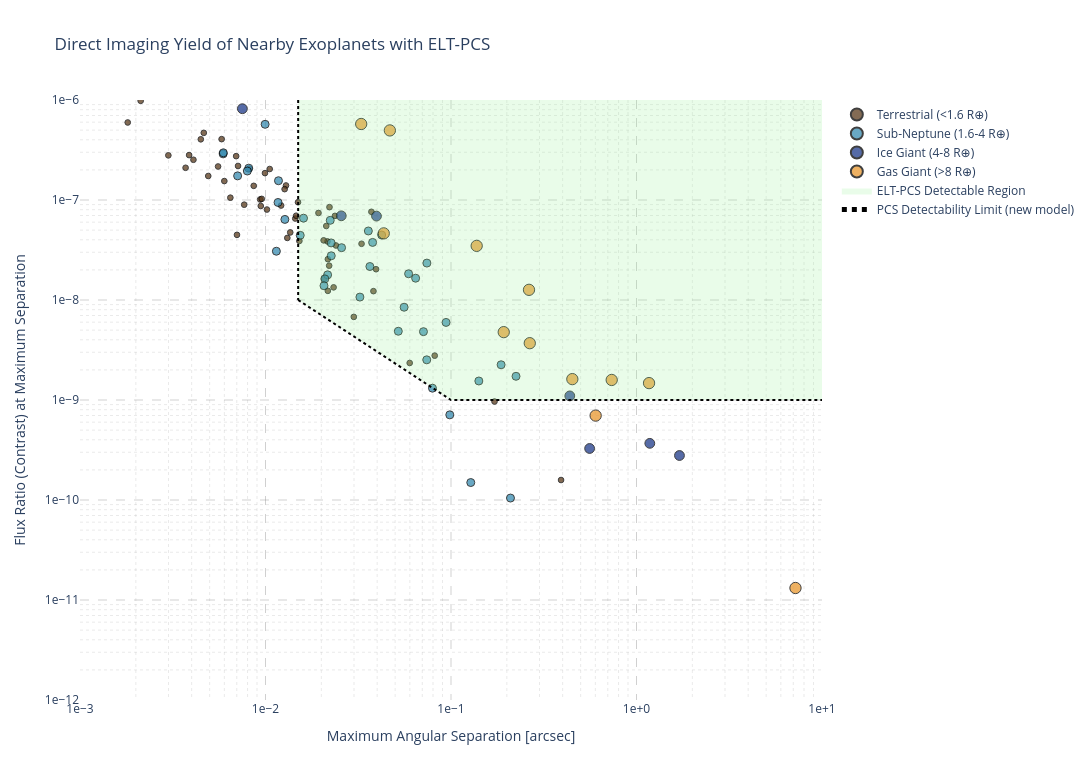

Notebook source saved alongside this figure:
### Markdown cell above
## Interactive Figure Construction

This cell builds the interactive Plotly figure from the processed dataframe and overlays the ELT-PCS detectability boundary and detectable region.

### Code cell
color_map = {
    CATEGORY_LABEL[key]: style['color']
    for key, style in CATEGORY_STYLE.items()
    if key != 'Unknown'
}

category_order = [
    CATEGORY_LABEL['Terrestrial'],
    CATEGORY_LABEL['Sub-Neptune'],
    CATEGORY_LABEL['Ice Giant'],
    CATEGORY_LABEL['Gas Giant'],
]

fig = px.scatter(
    plot_df,
    x='max_sep_arcsec',
    y='contrast_at_max_sep',
    color='radius_category',
    color_discrete_map=color_map,
    category_orders={'radius_category': category_order},
    size='plot_marker_size',
    size_max=max(v['size'] for v in CATEGORY_STYLE.values()),
    hover_name='planet_label',
    custom_data=['status_hover_html', 'type_hover_html', 'hz_hover_html', 'mass_earth_used', 'radius_earth_used', DISTANCE_COLUMN],
    labels={
        'max_sep_arcsec': 'Maximum Angular Separation [arcsec]',
        'contrast_at_max_sep': 'Flux Ratio (Contrast) at Maximum Separation',
    },
    title='Direct Imaging Yield of Nearby Exoplanets with ELT-PCS',
)

fig.update_traces(
    marker=dict(line=dict(width=1, color='black'), opacity=0.75),
    hovertemplate=(
        "<b>%{hovertext}</b><br>"
        "Status: %{customdata[0]}<br>"
        "Planet type: %{customdata[1]}<br>"
        "HZ zone: %{customdata[2]}<br>"
        "Mass [M⊕]: %{customdata[3]:.3f}<br>"
        "Radius [R⊕]: %{customdata[4]:.3f}<br>"
        "Distance [pc]: %{customdata[5]:.3f}<extra></extra>"
    ),
)

# Detectability boundary: linear in log-log between
# (PCS_IWA_ARCSEC, 1e-8) and (1e-1, 1e-9), then flat at 1e-9.
x_left = np.logspace(np.log10(PCS_IWA_ARCSEC), np.log10(DETECT_X_BREAK), 160)
log_m = (np.log10(DETECT_Y_AT_BREAK) - np.log10(DETECT_Y_AT_IWA)) / (np.log10(DETECT_X_BREAK) - np.log10(PCS_IWA_ARCSEC))
log_b = np.log10(DETECT_Y_AT_IWA) - log_m * np.log10(PCS_IWA_ARCSEC)
y_left = 10 ** (log_m * np.log10(x_left) + log_b)

x_right = np.logspace(np.log10(DETECT_X_BREAK), 1, 160)
y_right = np.full_like(x_right, DETECT_Y_AT_BREAK)

x_limit = np.concatenate([x_left, x_right[1:]])
y_limit = np.concatenate([y_left, y_right[1:]])

# Shaded detectable region (above the boundary)
fig.add_scatter(
    x=np.concatenate([x_limit, [10, PCS_IWA_ARCSEC]]),
    y=np.concatenate([y_limit, [1e-6, 1e-6]]),
    mode='lines',
    line=dict(width=0),
    fill='toself',
    fillcolor='rgba(144, 238, 144, 0.20)',
    name='ELT-PCS Detectable Region',
    hoverinfo='skip',
)

# Full detectability boundary including left vertical segment
fig.add_scatter(
    x=[PCS_IWA_ARCSEC, PCS_IWA_ARCSEC],
    y=[1e-6, DETECT_Y_AT_IWA],
    mode='lines',
    line=dict(color='black', width=2, dash='dot'),
    showlegend=False,
    hoverinfo='skip',
)

fig.add_scatter(
    x=x_limit,
    y=y_limit,
    mode='lines',
    line=dict(color='black', width=2, dash='dot'),
    name='PCS Detectability Limit (new model)',
)

fig.update_xaxes(
    type='log',
    autorange=False,
    range=[-3, 1],
    dtick=1,
    tickformat='.0e',
    showgrid=True,
    gridcolor='rgba(120, 120, 120, 0.35)',
    griddash='dash',
    minor=dict(showgrid=True, dtick='D1', gridcolor='rgba(160, 160, 160, 0.22)', griddash='dot'),
)

fig.update_yaxes(
    type='log',
    autorange=False,
    range=[-12, -6],
    dtick=1,
    tickformat='.0e',
    showgrid=True,
    gridcolor='rgba(120, 120, 120, 0.35)',
    griddash='dash',
    minor=dict(showgrid=True, dtick='D1', gridcolor='rgba(160, 160, 160, 0.22)', griddash='dot'),
)

fig.update_layout(
    template='plotly_white',
    plot_bgcolor='white',
    legend_title_text='',
    width=1100,
    height=780,
    hoverlabel=dict(bgcolor='black', bordercolor='black', font=dict(color='white')),
)

fig.show()

### Figure 1 — Plotly figure (JSON) as saved in the notebook; plotly's stock layout.template omitted (floating-point values rounded to 4 significant figures; data arrays with more than 128 entries replaced by an {"elided": "..."} marker saying what was removed)
{"data": [{"customdata": {"elided": "59x6 mixed values"}, "hovertemplate": "<b>%{hovertext}</b><br>Status: %{customdata[0]}<br>Planet type: %{customdata[1]}<br>HZ zone: %{customdata[2]}<br>Mass [M⊕]: %{customdata[3]:.3f}<br>Radius [R⊕]: %{customdata[4]:.3f}<br>Distance [pc]: %{customdata[5]:.3f}<extra></extra>", "hovertext": ["82 Eri b", "82 Eri c", "Barnard's star b", "Barnard's star c", "Barnard's star d", "Barnard's star e", "CD Cet b", "G 192-15 b", "G 268-110 b", "GJ 1002 b", "GJ 1002 c", "GJ 1061 b", "GJ 1061 c", "GJ 1061 d", "GJ 15 A b", "GJ 251 b", "GJ 357 b", "GJ 357 c", "GJ 367 b", "GJ 393 b", "GJ 3988 b", "GJ 4274 b", "GJ 486 b", "GJ 581 e", "GJ 625 b", "GJ 667 C e", "GJ 667 C f", "GJ 887 b", "Gl 725 A b", "Gl 725 B c", "HD 219134 c", "HD 260655 b", "HD 260655 c", "Lalande 21185 b", "LTT 1445 Ab", "LTT 1445 Ac", "LTT 1445 Ad", "Luyten's Star b", "Luyten's Star c", "Proxima Centauri b", "Proxima Centauri d", "Ross 128 b", "tau Cet e", "tau Cet f", "tau Cet g", "tau Cet h", "Teegarden's b", "Teegarden's c", "Teegarden's d", "Wolf 1061 b", "Wolf 1061 c", "Wolf 1069 b", "YZ Cet b", "YZ Cet c", "YZ Cet d", "GJ 3323 b", "GJ 3323 c", "Gl 725 B b", "GJ 887 e"], "legendgroup": "Terrestrial (<1.6 R⊕)", "marker": {"color": "#5a3a1b", "line": {"color": "black", "width": 1}, "opacity": 0.75, "size": [2, 2, 2, 2, 2, 2, 2, 2, 2, 2, 2, 2, 2, 2, 2, 2, 2, 2, 2, 2, 2, 2, 2, 2, 2, 2, 2, 2, 2, 2, 2, 2, 2, 2, 2, 2, 2, 2, 2, 2, 2, 2, 2, 2, 2, 2, 2, 2, 2, 2, 2, 2, 2, 2, 2, 2, 2, 2, 2], "sizemode": "area", "sizeref": 0.125, "symbol": "circle"}, "mode": "markers", "name": "Terrestrial (<1.6 R⊕)", "orientation": "v", "showlegend": true, "type": "scatter", "x": [0.02078, 0.05988, 0.0129, 0.01497, 0.01053, 0.02158, 0.002151, 0.001808, 0.001312, 0.00943, 0.01523, 0.007111, 0.009357, 0.02169, 0.02126, 0.01447, 0.003709, 0.006465, 0.00077, 0.007676, 0.004088, 0.002115, 0.002123, 0.00448, 0.01359, 0.02992, 0.02168, 0.02368, 0.0193, 0.03945, 0.01018, 0.002994, 0.004913, 0.03294, 0.005551, 0.003874, 0.01311, 0.02398, 0.009539, 0.03724, 0.02213, 0.01463, 0.1716, 0.392, 0.03818, 0.08169, 0.006947, 0.01214, 0.02204, 0.00864, 0.02058, 0.007018, 0.004648, 0.005801, 0.008174, 0.005998, 0.02329, 0.009934, 0.01268], "xaxis": "x", "y": [1.632e-08, 2.346e-09, 1.397e-07, 9.495e-08, 2.041e-07, 3.853e-08, 1.265e-06, 5.963e-07, 1.394e-06, 8.715e-08, 3.896e-08, 2.189e-07, 1.012e-07, 2.558e-08, 5.494e-08, 6.526e-08, 2.1e-07, 1.055e-07, 1.478e-06, 8.974e-08, 2.526e-07, 1.532e-06, 9.817e-07, 4.046e-07, 4.741e-08, 6.778e-09, 1.235e-08, 6.938e-08, 7.424e-08, 2.031e-08, 8.027e-08, 2.794e-07, 1.738e-07, 3.649e-08, 2.163e-07, 2.813e-07, 4.176e-08, 3.51e-08, 1.026e-07, 7.621e-08, 8.483e-08, 6.964e-08, 9.652e-10, 1.584e-10, 1.226e-08, 2.777e-09, 2.745e-07, 8.804e-08, 2.205e-08, 1.385e-07, 3.949e-08, 4.481e-08, 4.692e-07, 4.06e-07, 2.062e-07, 1.547e-07, 1.337e-08, 1.857e-07, 1.284e-07], "yaxis": "y"}, {"customdata": {"elided": "41x6 mixed values"}, "hovertemplate": "<b>%{hovertext}</b><br>Status: %{customdata[0]}<br>Planet type: %{customdata[1]}<br>HZ zone: %{customdata[2]}<br>Mass [M⊕]: %{customdata[3]:.3f}<br>Radius [R⊕]: %{customdata[4]:.3f}<br>Distance [pc]: %{customdata[5]:.3f}<extra></extra>", "hovertext": ["61 Vir b", "61 Vir d", "82 Eri d", "AU Mic c", "G 192-15 c", "GJ 1151 c", "GJ 1289 b", "GJ 176 b", "GJ 176 c", "GJ 338 Bb", "GJ 357 d", "GJ 4274 c", "GJ 433 b", "GJ 433 d", "GJ 581 c", "GJ 667 C b", "GJ 667 C c", "GJ 667 C g", "GJ 674 b", "Wolf 1055 b", "GJ 785 b", "GJ 785 c", "GJ 876 d", "GJ 876 e", "GJ 887 c", "Gl 514 b", "Gl 686 b", "Gl 49 b", "HD 102365 A b", "HD 219134 b", "HD 219134 d", "HD 219134 f", "HN Lib b", "Luyten's Star d", "Luyten's Star e", "Wolf 1061 d", "GJ 682 b", "GJ 682 c", "GJ 436 b", "GJ 887 d", "HD 219134 0.04"], "legendgroup": "Sub-Neptune (1.6-4 R⊕)", "marker": {"color": "#378cb1", "line": {"color": "black", "width": 1}, "opacity": 0.75, "size": [4, 4, 4, 4, 4, 4, 4, 4, 4, 4, 4, 4, 4, 4, 4, 4, 4, 4, 4, 4, 4, 4, 4, 4, 4, 4, 4, 4, 4, 4, 4, 4, 4, 4, 4, 4, 4, 4, 4, 4, 4], "sizemode": "area", "sizeref": 0.125, "symbol": "circle"}, "mode": "markers", "name": "Sub-Neptune (1.6-4 R⊕)", "orientation": "v", "showlegend": true, "type": "scatter", "x": [0.00591, 0.05588, 0.2092, 0.01272, 0.1278, 0.07105, 0.03229, 0.008125, 0.01539, 0.02233, 0.02162, 0.02571, 0.007075, 0.02089, 0.01175, 0.007982, 0.02067, 0.07947, 0.009954, 0.05908, 0.03654, 0.1413, 0.004503, 0.07413, 0.0423, 0.074, 0.01168, 0.01144, 0.05199, 0.005925, 0.03585, 0.02259, 0.02261, 0.1862, 0.2242, 0.09852, 0.01603, 0.03779, 0.003393, 0.06448, 0.09403], "xaxis": "x", "y": [2.893e-07, 8.468e-09, 1.046e-10, 6.395e-08, 1.495e-10, 4.825e-09, 1.069e-08, 2.081e-07, 4.435e-08, 6.26e-08, 1.784e-08, 3.335e-08, 1.743e-07, 1.627e-08, 1.559e-07, 1.949e-07, 1.388e-08, 1.313e-09, 5.715e-07, 1.829e-08, 2.163e-08, 1.549e-09, 2.298e-06, 2.34e-08, 4.465e-08, 2.521e-09, 9.448e-08, 3.074e-08, 4.871e-09, 2.964e-07, 4.901e-08, 3.722e-08, 2.767e-08, 2.25e-09, 1.726e-09, 7.101e-10, 6.583e-08, 3.765e-08, 2.775e-06, 1.652e-08, 5.968e-09], "yaxis": "y"}, {"customdata": [["<span style='color:#2ca02c'><b>Confirmed</b></span>", "<span style='color:#1e3a8a'><b>Ice Giant (4-8 R⊕)</b></span>", "<span style='color:#991b1b'><b>Too hot</b></span>", 17.84, 4.355, 8.534], ["<span style='color:#2ca02c'><b>Confirmed</b></span>", "<span style='color:#1e3a8a'><b>Ice Giant (4-8 R⊕)</b></span>", "<span style='color:#991b1b'><b>Too hot</b></span>", 8.991, 4.786, 9.714], ["<span style='color:#2ca02c'><b>Confirmed</b></span>", "<span style='color:#1e3a8a'><b>Ice Giant (4-8 R⊕)</b></span>", "<span style='color:#1e3a8a'><b>Too cold</b></span>", 34.96, 6.651, 3.562], ["<span style='color:#2ca02c'><b>Confirmed</b></span>", "<span style='color:#1e3a8a'><b>Ice Giant (4-8 R⊕)</b></span>", "<span style='color:#1e3a8a'><b>Too cold</b></span>", 32.42, 6.402, 9.077], ["<span style='color:#2ca02c'><b>Confirmed</b></span>", "<span style='color:#1e3a8a'><b>Ice Giant (4-8 R⊕)</b></span>", "<span style='color:#991b1b'><b>Too hot</b></span>", 20.5, 4.834, 6.3], ["<span style='color:#2ca02c'><b>Confirmed</b></span>", "<span style='color:#1e3a8a'><b>Ice Giant (4-8 R⊕)</b></span>", "<span style='color:#90ee90'><b>Conservative HZ</b></span>", 17.2, 4.23, 4.55], ["<span style='color:#ff8c00'><b>Candidate</b></span>", "<span style='color:#1e3a8a'><b>Ice Giant (4-8 R⊕)</b></span>", "<span style='color:#1e3a8a'><b>Too cold</b></span>", 19.4, 4.643, 4.55], ["<span style='color:#ff8c00'><b>Candidate</b></span>", "<span style='color:#1e3a8a'><b>Ice Giant (4-8 R⊕)</b></span>", "<span style='color:#1e3a8a'><b>Too cold</b></span>", 18.69, 4.514, 2.546]], "hovertemplate": "<b>%{hovertext}</b><br>Status: %{customdata[0]}<br>Planet type: %{customdata[1]}<br>HZ zone: %{customdata[2]}<br>Mass [M⊕]: %{customdata[3]:.3f}<br>Radius [R⊕]: %{customdata[4]:.3f}<br>Distance [pc]: %{customdata[5]:.3f}<extra></extra>", "hovertext": ["61 Vir c", "AU Mic b", "GJ 15 A c", "GJ 433 c", "GJ 581 b", "GJ 687 b", "GJ 687 c", "Lalande 21185 c"], "legendgroup": "Ice Giant (4-8 R⊕)", "marker": {"color": "#1e3a8a", "line": {"color": "black", "width": 1}, "opacity": 0.75, "size": [6, 6, 6, 6, 6, 6, 6, 6], "sizemode": "area", "sizeref": 0.125, "symbol": "circle"}, "mode": "markers", "name": "Ice Giant (4-8 R⊕)", "orientation": "v", "showlegend": true, "type": "scatter", "x": [0.02561, 0.007505, 1.705, 0.5589, 0.00646, 0.03966, 0.4369, 1.18], "xaxis": "x", "y": [6.947e-08, 8.18e-07, 2.785e-10, 3.275e-10, 2.288e-06, 6.903e-08, 1.099e-09, 3.686e-10], "yaxis": "y"}, {"customdata": [["<span style='color:#2ca02c'><b>Confirmed</b></span>", "<span style='color:#e9982e'><b>Gas Giant (>8 R⊕)</b></span>", "<span style='color:#1e3a8a'><b>Too cold</b></span>", 209.8, 10.78, 3.22], ["<span style='color:#2ca02c'><b>Confirmed</b></span>", "<span style='color:#e9982e'><b>Gas Giant (>8 R⊕)</b></span>", "<span style='color:#1e3a8a'><b>Too cold</b></span>", 2005.0, 11.94, 3.638], ["<span style='color:#2ca02c'><b>Confirmed</b></span>", "<span style='color:#e9982e'><b>Gas Giant (>8 R⊕)</b></span>", "<span style='color:#1e3a8a'><b>Too cold</b></span>", 146.5, 10.25, 9.497], ["<span style='color:#2ca02c'><b>Confirmed</b></span>", "<span style='color:#e9982e'><b>Gas Giant (>8 R⊕)</b></span>", "<span style='color:#1e3a8a'><b>Too cold</b></span>", 144.0, 10.22, 9.497], ["<span style='color:#2ca02c'><b>Confirmed</b></span>", "<span style='color:#e9982e'><b>Gas Giant (>8 R⊕)</b></span>", "<span style='color:#1e3a8a'><b>Too cold</b></span>", 330.2, 11.29, 4.967], ["<span style='color:#2ca02c'><b>Confirmed</b></span>", "<span style='color:#e9982e'><b>Gas Giant (>8 R⊕)</b></span>", "<span style='color:#1e3a8a'><b>Too cold</b></span>", 283.8, 11.14, 8.815], ["<span style='color:#2ca02c'><b>Confirmed</b></span>", "<span style='color:#e9982e'><b>Gas Giant (>8 R⊕)</b></span>", "<span style='color:#1e3a8a'><b>Too cold</b></span>", 314.7, 11.24, 8.815], ["<span style='color:#2ca02c'><b>Confirmed</b></span>", "<span style='color:#e9982e'><b>Gas Giant (>8 R⊕)</b></span>", "<span style='color:#228b22'><b>Optimistic HZ (outer)</b></span>", 760.9, 11.83, 4.672], ["<span style='color:#2ca02c'><b>Confirmed</b></span>", "<span style='color:#e9982e'><b>Gas Giant (>8 R⊕)</b></span>", "<span style='color:#90ee90'><b>Conservative HZ</b></span>", 241.5, 10.96, 4.672], ["<span style='color:#2ca02c'><b>Confirmed</b></span>", "<span style='color:#e9982e'><b>Gas Giant (>8 R⊕)</b></span>", "<span style='color:#1e3a8a'><b>Too cold</b></span>", 718.3, 11.81, 6.263], ["<span style='color:#2ca02c'><b>Confirmed</b></span>", "<span style='color:#e9982e'><b>Gas Giant (>8 R⊕)</b></span>", "<span style='color:#1e3a8a'><b>Too cold</b></span>", 66.74, 8.568, 4.47], ["<span style='color:#2ca02c'><b>Confirmed</b></span>", "<span style='color:#e9982e'><b>Gas Giant (>8 R⊕)</b></span>", "<span style='color:#1e3a8a'><b>Too cold</b></span>", 88.04, 9.245, 6.542]], "hovertemplate": "<b>%{hovertext}</b><br>Status: %{customdata[0]}<br>Planet type: %{customdata[1]}<br>HZ zone: %{customdata[2]}<br>Mass [M⊕]: %{customdata[3]:.3f}<br>Radius [R⊕]: %{customdata[4]:.3f}<br>Distance [pc]: %{customdata[5]:.3f}<extra></extra>", "hovertext": ["eps Eridani b", "Eps Ind A b", "GJ 3512 b", "GJ 3512 c", "GJ 832 b", "GJ 849 b", "GJ 849 c", "GJ 876 b", "GJ 876 c", "GJ 896 Ab", "TZ Ari b", "HD 219134 h"], "legendgroup": "Gas Giant (>8 R⊕)", "marker": {"color": "#e9982e", "line": {"color": "black", "width": 1}, "opacity": 0.75, "size": [8, 8, 8, 8, 8, 8, 8, 8, 8, 8, 8, 8], "sizemode": "area", "sizeref": 0.125, "symbol": "circle"}, "mode": "markers", "name": "Gas Giant (>8 R⊕)", "orientation": "v", "showlegend": true, "type": "scatter", "x": [1.169, 7.195, 0.04339, 0.1924, 0.735, 0.2659, 0.6022, 0.04681, 0.0328, 0.1375, 0.2633, 0.4509], "xaxis": "x", "y": [1.476e-09, 1.318e-11, 4.636e-08, 4.771e-09, 1.587e-09, 3.699e-09, 6.984e-10, 4.963e-07, 5.756e-07, 3.478e-08, 1.264e-08, 1.617e-09], "yaxis": "y"}, {"fill": "toself", "fillcolor": "rgba(144, 238, 144, 0.20)", "hoverinfo": "skip", "line": {"width": 0}, "mode": "lines", "name": "ELT-PCS Detectable Region", "type": "scatter", "x": {"elided": "321 float values"}, "y": {"elided": "321 float values"}}, {"hoverinfo": "skip", "line": {"color": "black", "dash": "dot", "width": 2}, "mode": "lines", "showlegend": false, "type": "scatter", "x": [0.015, 0.015], "y": [1e-06, 1e-08]}, {"line": {"color": "black", "dash": "dot", "width": 2}, "mode": "lines", "name": "PCS Detectability Limit (new model)", "type": "scatter", "x": {"elided": "319 float values"}, "y": {"elided": "319 float values"}}], "layout": {"height": 780, "hoverlabel": {"bgcolor": "black", "bordercolor": "black", "font": {"color": "white"}}, "legend": {"itemsizing": "constant", "title": {"text": ""}, "tracegroupgap": 0}, "plot_bgcolor": "white", "title": {"text": "Direct Imaging Yield of Nearby Exoplanets with ELT-PCS"}, "width": 1100, "xaxis": {"anchor": "y", "autorange": false, "domain": [0, 1], "dtick": 1, "gridcolor": "rgba(120, 120, 120, 0.35)", "griddash": "dash", "minor": {"dtick": "D1", "gridcolor": "rgba(160, 160, 160, 0.22)", "griddash": "dot", "showgrid": true}, "range": [-3, 1], "showgrid": true, "tickformat": ".0e", "title": {"text": "Maximum Angular Separation [arcsec]"}, "type": "log"}, "yaxis": {"anchor": "x", "autorange": false, "domain": [0, 1], "dtick": 1, "gridcolor": "rgba(120, 120, 120, 0.35)", "griddash": "dash", "minor": {"dtick": "D1", "gridcolor": "rgba(160, 160, 160, 0.22)", "griddash": "dot", "showgrid": true}, "range": [-12, -6], "showgrid": true, "tickformat": ".0e", "title": {"text": "Flux Ratio (Contrast) at Maximum Separation"}, "type": "log"}}}
